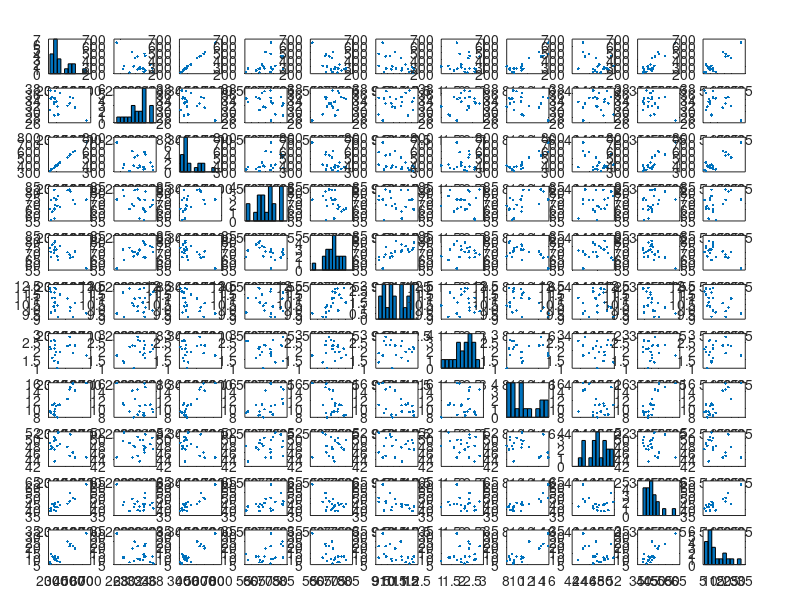

Source code (MATLAB): (Note: this script raises an error after producing the figure.)
%% Clear Workstation
close all;
clear all;

%% Read Data (CSV File)
data = csvread('England.csv'); % England - Premier Leage CSV File

%% Format (Xs)
shortpasses=data(:,1);   % shortpasses
longpasses=data(:,2);  % long passes
totalpasses=data(:,3); % totalpasses
offensiveduels=data(:,4);  % offensive duels
defensiveduels=data(:,5); % defenive duels
fouls=data(:,6);  % fouls
offsides=data(:,7);   % offisdes
shots=data(:,8);   % long shots
freekicks=data(:,9);  % freekicks
touches=data(:,10);   % touches

%% Format (Y)
wins=data(:,11); % number of wins
%% 1. Model and Variables
plotmatrix(data) % Check for outliers + plot Xs against each other and against Y

%% 2. MLR Parameter Estimations and Confidence Intervals + 3. Test for Significance of Regression
% Linear model fit
X=[shortpasses, longpasses, totalpasses, offensiveduels, defensiveduels, fouls, offsides, shots, freekicks, touches];
mdl1=fitlm(X,wins,'VarNames',{'shortpasses','longpasses','totalpasses','offensiveduels','defensiveduels','fouls','offsides','shots','freekicks','touches','wins'}); 
figure
plot(mdl1)

% Confidence Intervals (From md11)
beta=[-8.4226,0.069249,-0.16806,-0.042782,0.019996,-0.086734, -0.18683,3.4759,0.36491, 0.087307,0.31634];
SE=[41.696,0.43809,0.85817,0.44956,0.28411,0.29333,1.4635,2.3721,1.2337,0.76939,0.44604];
tinv=2.2622;
upper=beta+tinv*SE;
lower=beta-tinv*SE;
upper
lower

%% 3. Final Model Building (Multiple Models - See Report for Justification) 
[b,se,pval,inmodel,stats,nextstep,history]= stepwisefit(X,wins); % Stepwise fit - to determine most significant predictor(s)
Xoffense=[shortpasses, longpasses, totalpasses, offensiveduels, offsides, shots, freekicks, touches]; % Offensive predictors
mdl2=fitlm(Xoffense,wins,'VarNames',{'shortpasses','longpasses','totalpasses','offensiveduels','offsides','shots','freekicks','touches','wins'});
mdl2

Xdefense=[defensiveduels,fouls]; % Defensive predictors
mdl3=fitlm(Xdefense,wins,'VarNames',{'defensiveduels','fouls','wins'});
mdl3

X6=[longpasses,shots,offensiveduels,freekicks]; % Aggressive offense
mdl6=fitlm(X6,wins,'VarNames',{'longpasses','shots','offensiveduels','freekicks','wins'});
mdl6

Xultimate=[shortpasses,shots,defensiveduels]; % Consisently significant predictors
mdlultimate=fitlm(Xultimate,wins,'VarNames',{'shortpasses','shots','defensiveduels','wins'});
mdlultimate
%% 5. Analysis of Residuals
r = mdl1.Residuals.Raw;
figure
histogram(r)
title('Histogram of Residuals');

figure
normplot(r)
title('Normplot of Residuals');

figure
plotmatrix([shortpasses, longpasses, totalpasses, offensiveduels, defensiveduels, fouls, offsides, shots, freekicks, touches],r)
title('Xs vs Residuals');

figure
yhat = mdl1.Fitted;
plotmatrix([wins yhat],r)
title('Predicted Values vs Residuals');
